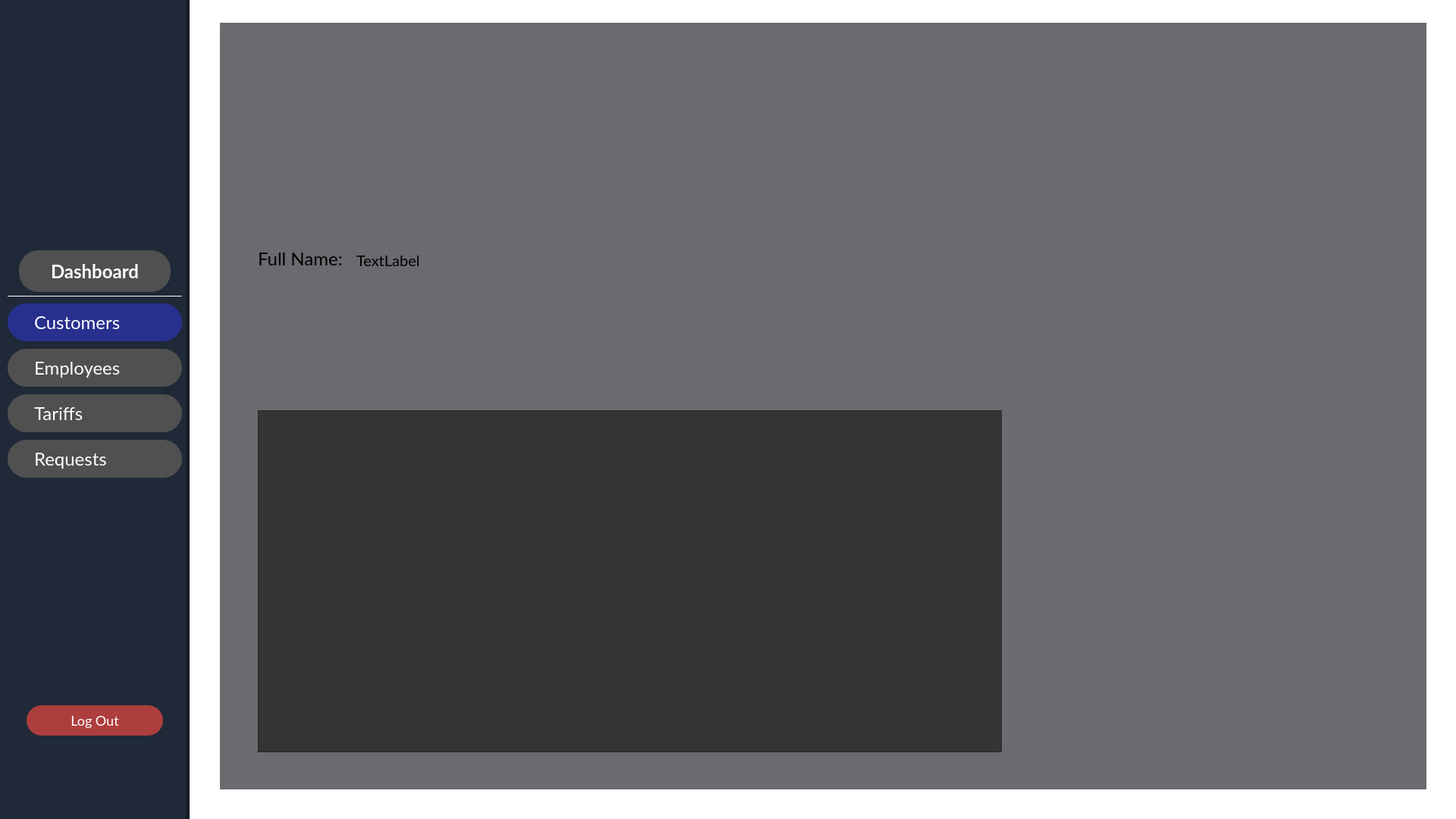
<?xml version="1.0" encoding="UTF-8"?>
<ui version="4.0">
 <class>CustomersDetailsPage</class>
 <widget class="QWidget" name="CustomersDetailsPage">
  <property name="geometry">
   <rect>
    <x>0</x>
    <y>0</y>
    <width>1920</width>
    <height>1080</height>
   </rect>
  </property>
  <property name="windowTitle">
   <string>Form</string>
  </property>
  <property name="styleSheet">
   <string notr="true">background-color:transparent;</string>
  </property>
  <widget class="QWidget" name="side_bar_menu" native="true">
   <property name="geometry">
    <rect>
     <x>0</x>
     <y>0</y>
     <width>250</width>
     <height>1080</height>
    </rect>
   </property>
   <property name="sizePolicy">
    <sizepolicy hsizetype="Expanding" vsizetype="Expanding">
     <horstretch>0</horstretch>
     <verstretch>0</verstretch>
    </sizepolicy>
   </property>
   <property name="styleSheet">
    <string notr="true">border-right: 5px solid rgba(0, 0, 0, 0.3);
background-color:#1F2937;</string>
   </property>
   <widget class="QLabel" name="side_menu_logo_2">
    <property name="geometry">
     <rect>
      <x>55</x>
      <y>70</y>
      <width>140</width>
      <height>140</height>
     </rect>
    </property>
    <property name="styleSheet">
     <string notr="true">background: url(&quot;./img/operator.png&quot;);
border:none;</string>
    </property>
    <property name="text">
     <string/>
    </property>
    <property name="scaledContents">
     <bool>true</bool>
    </property>
   </widget>
   <widget class="QPushButton" name="dashboard_btn">
    <property name="geometry">
     <rect>
      <x>25</x>
      <y>330</y>
      <width>200</width>
      <height>55</height>
     </rect>
    </property>
    <property name="font">
     <font>
      <family>Lato</family>
      <pointsize>-1</pointsize>
      <italic>false</italic>
      <bold>true</bold>
     </font>
    </property>
    <property name="styleSheet">
     <string notr="true">QPushButton {
    font-family: Lato;
    border: none;
    border-radius: 26px;
    background-color:rgba(80, 80, 80, 1);
    font-size: 24px;
    color: white;
    text-align: center;
}

QPushButton:hover {
    background-color: rgba(87, 91, 129, 1);
}
</string>
    </property>
    <property name="text">
     <string>Dashboard</string>
    </property>
    <property name="icon">
     <iconset>
      <normaloff>build/Desktop_Qt_6_8_2_MinGW_64_bit-Debug/img/dashboards.png</normaloff>build/Desktop_Qt_6_8_2_MinGW_64_bit-Debug/img/dashboards.png</iconset>
    </property>
    <property name="iconSize">
     <size>
      <width>30</width>
      <height>30</height>
     </size>
    </property>
    <property name="autoExclusive">
     <bool>false</bool>
    </property>
    <property name="flat">
     <bool>false</bool>
    </property>
   </widget>
   <widget class="QPushButton" name="customers_btn">
    <property name="geometry">
     <rect>
      <x>10</x>
      <y>400</y>
      <width>230</width>
      <height>50</height>
     </rect>
    </property>
    <property name="styleSheet">
     <string notr="true">QPushButton {
    font-family: Lato;
	padding-left:35px;
    border-radius: 25px;
	border:none;
    background-color: rgba(39, 48, 141, 1);
    font-size: 24px;
    color: white;
    text-align: left;
}

QPushButton:hover {
    background-color: rgba(87, 91, 129, 1);
}
</string>
    </property>
    <property name="text">
     <string>Customers</string>
    </property>
    <property name="icon">
     <iconset>
      <normaloff>build/Desktop_Qt_6_8_2_MinGW_64_bit-Debug/img/customers.png</normaloff>build/Desktop_Qt_6_8_2_MinGW_64_bit-Debug/img/customers.png</iconset>
    </property>
    <property name="iconSize">
     <size>
      <width>30</width>
      <height>30</height>
     </size>
    </property>
   </widget>
   <widget class="QLabel" name="side_menu_logo">
    <property name="geometry">
     <rect>
      <x>25</x>
      <y>230</y>
      <width>200</width>
      <height>55</height>
     </rect>
    </property>
    <property name="styleSheet">
     <string notr="true">border:none;</string>
    </property>
    <property name="text">
     <string/>
    </property>
    <property name="pixmap">
     <pixmap>img/company_name.svg</pixmap>
    </property>
    <property name="scaledContents">
     <bool>true</bool>
    </property>
   </widget>
   <widget class="QPushButton" name="employees_btn">
    <property name="geometry">
     <rect>
      <x>10</x>
      <y>460</y>
      <width>230</width>
      <height>50</height>
     </rect>
    </property>
    <property name="styleSheet">
     <string notr="true">QPushButton {
    font-family: Lato;
	padding-left:35px;
    border-radius: 25px;
	border:none;
    background-color:rgba(80, 80, 80, 1);
    font-size: 24px;
    color: white;
    text-align: left;
}

QPushButton:hover {
    background-color: rgba(87, 91, 129, 1);
}
</string>
    </property>
    <property name="text">
     <string>Employees</string>
    </property>
    <property name="icon">
     <iconset>
      <normaloff>build/Desktop_Qt_6_8_2_MinGW_64_bit-Debug/img/employee.png</normaloff>build/Desktop_Qt_6_8_2_MinGW_64_bit-Debug/img/employee.png</iconset>
    </property>
    <property name="iconSize">
     <size>
      <width>30</width>
      <height>30</height>
     </size>
    </property>
   </widget>
   <widget class="Line" name="line">
    <property name="geometry">
     <rect>
      <x>10</x>
      <y>390</y>
      <width>230</width>
      <height>1</height>
     </rect>
    </property>
    <property name="styleSheet">
     <string notr="true">background-color:white;</string>
    </property>
    <property name="orientation">
     <enum>Qt::Orientation::Horizontal</enum>
    </property>
   </widget>
   <widget class="QPushButton" name="tariffs_btn">
    <property name="geometry">
     <rect>
      <x>10</x>
      <y>520</y>
      <width>230</width>
      <height>50</height>
     </rect>
    </property>
    <property name="styleSheet">
     <string notr="true">QPushButton {
    font-family: Lato;
	padding-left:35px;
    border-radius: 25px;
	border:none;
    background-color:rgba(80, 80, 80, 1);
    font-size: 24px;
    color: white;
    text-align: left;
}

QPushButton:hover {
    background-color: rgba(87, 91, 129, 1);
}
</string>
    </property>
    <property name="text">
     <string>Tariffs</string>
    </property>
    <property name="icon">
     <iconset>
      <normaloff>build/Desktop_Qt_6_8_2_MinGW_64_bit-Debug/img/tariffs.png</normaloff>build/Desktop_Qt_6_8_2_MinGW_64_bit-Debug/img/tariffs.png</iconset>
    </property>
    <property name="iconSize">
     <size>
      <width>30</width>
      <height>30</height>
     </size>
    </property>
   </widget>
   <widget class="QPushButton" name="requests_btn">
    <property name="geometry">
     <rect>
      <x>10</x>
      <y>580</y>
      <width>230</width>
      <height>50</height>
     </rect>
    </property>
    <property name="styleSheet">
     <string notr="true">QPushButton {
    font-family: Lato;
	padding-left:35px;
    border-radius: 25px;
	border:none;
    background-color:rgba(80, 80, 80, 1);
    font-size: 24px;
    color: white;
    text-align: left;
}

QPushButton:hover {
    background-color: rgba(87, 91, 129, 1);
}
</string>
    </property>
    <property name="text">
     <string>Requests</string>
    </property>
    <property name="icon">
     <iconset>
      <normaloff>build/Desktop_Qt_6_8_2_MinGW_64_bit-Debug/img/requests.png</normaloff>build/Desktop_Qt_6_8_2_MinGW_64_bit-Debug/img/requests.png</iconset>
    </property>
    <property name="iconSize">
     <size>
      <width>30</width>
      <height>30</height>
     </size>
    </property>
   </widget>
   <widget class="QPushButton" name="log_out_btn">
    <property name="geometry">
     <rect>
      <x>35</x>
      <y>930</y>
      <width>180</width>
      <height>40</height>
     </rect>
    </property>
    <property name="styleSheet">
     <string notr="true">QPushButton {
    font-family: Lato;
	padding-left:0px;
    border-radius: 20px;
	border:none;
    background-color:rgba(174, 62, 62, 1);
    font-size: 18px;
    color: white;
    text-align: center;
}

QPushButton:hover {
    background-color: rgba(87, 91, 129, 1);
}
</string>
    </property>
    <property name="text">
     <string>Log Out</string>
    </property>
    <property name="iconSize">
     <size>
      <width>30</width>
      <height>30</height>
     </size>
    </property>
   </widget>
   <zorder>dashboard_btn</zorder>
   <zorder>customers_btn</zorder>
   <zorder>side_menu_logo</zorder>
   <zorder>employees_btn</zorder>
   <zorder>side_menu_logo_2</zorder>
   <zorder>line</zorder>
   <zorder>tariffs_btn</zorder>
   <zorder>requests_btn</zorder>
   <zorder>log_out_btn</zorder>
  </widget>
  <widget class="QWidget" name="widget" native="true">
   <property name="geometry">
    <rect>
     <x>290</x>
     <y>30</y>
     <width>1591</width>
     <height>1011</height>
    </rect>
   </property>
   <property name="styleSheet">
    <string notr="true">background-color:rgb(106, 106, 111);</string>
   </property>
   <widget class="QTableView" name="tableView">
    <property name="geometry">
     <rect>
      <x>50</x>
      <y>511</y>
      <width>981</width>
      <height>451</height>
     </rect>
    </property>
    <property name="styleSheet">
     <string notr="true">background-color:rgb(51, 53, 50);</string>
    </property>
   </widget>
   <widget class="QLabel" name="label">
    <property name="geometry">
     <rect>
      <x>50</x>
      <y>300</y>
      <width>121</width>
      <height>21</height>
     </rect>
    </property>
    <property name="styleSheet">
     <string notr="true">background-color:transparent;
color:black;
font-family:Lato;
font-size:24px;</string>
    </property>
    <property name="text">
     <string>Full Name:</string>
    </property>
   </widget>
   <widget class="QLabel" name="full_name_Label">
    <property name="geometry">
     <rect>
      <x>180</x>
      <y>305</y>
      <width>241</width>
      <height>16</height>
     </rect>
    </property>
    <property name="styleSheet">
     <string notr="true">background-color:transparent;
color:black;
font-family:Lato;
font-size:20px;</string>
    </property>
    <property name="text">
     <string>TextLabel</string>
    </property>
   </widget>
  </widget>
 </widget>
 <resources/>
 <connections/>
</ui>
